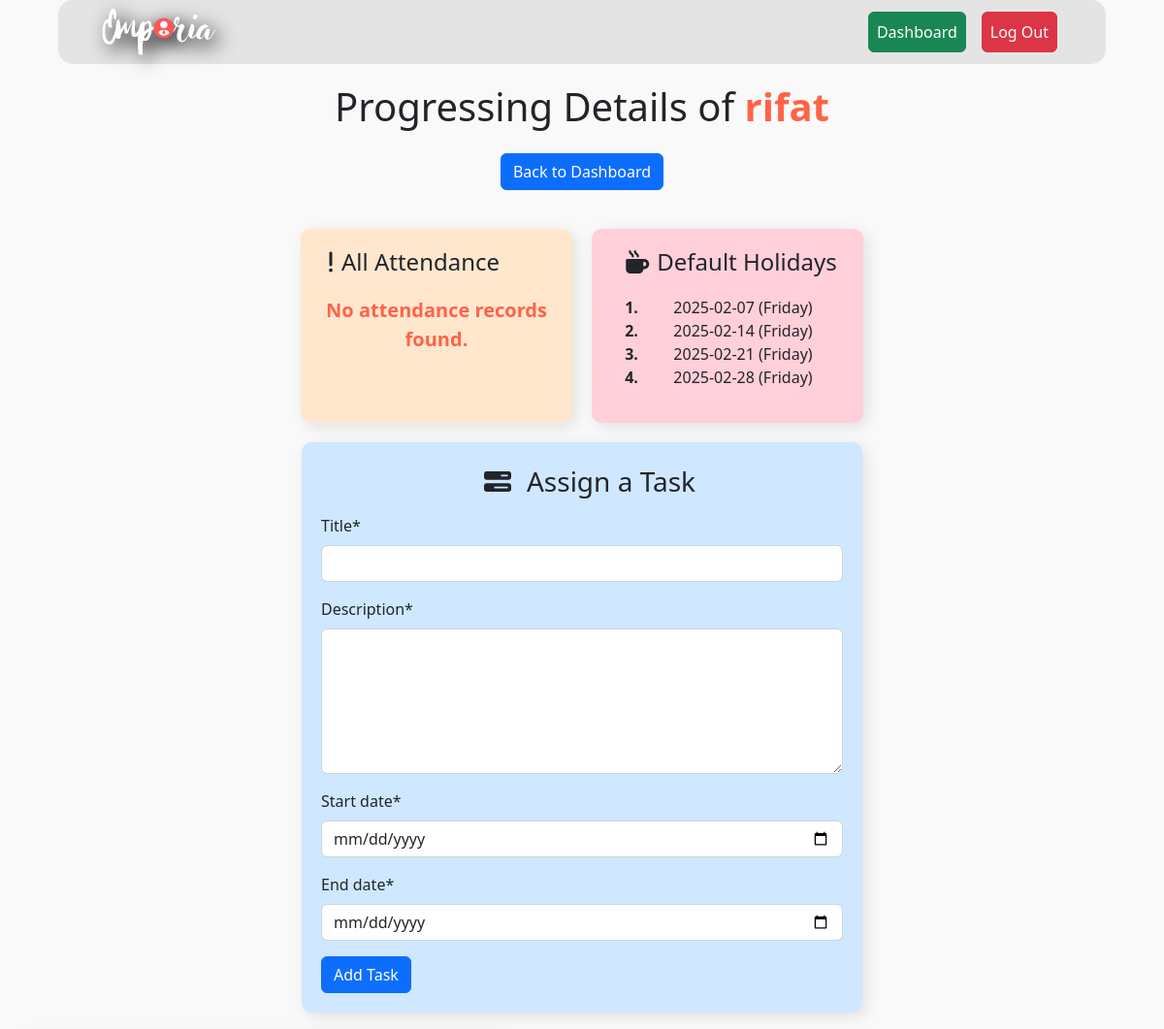
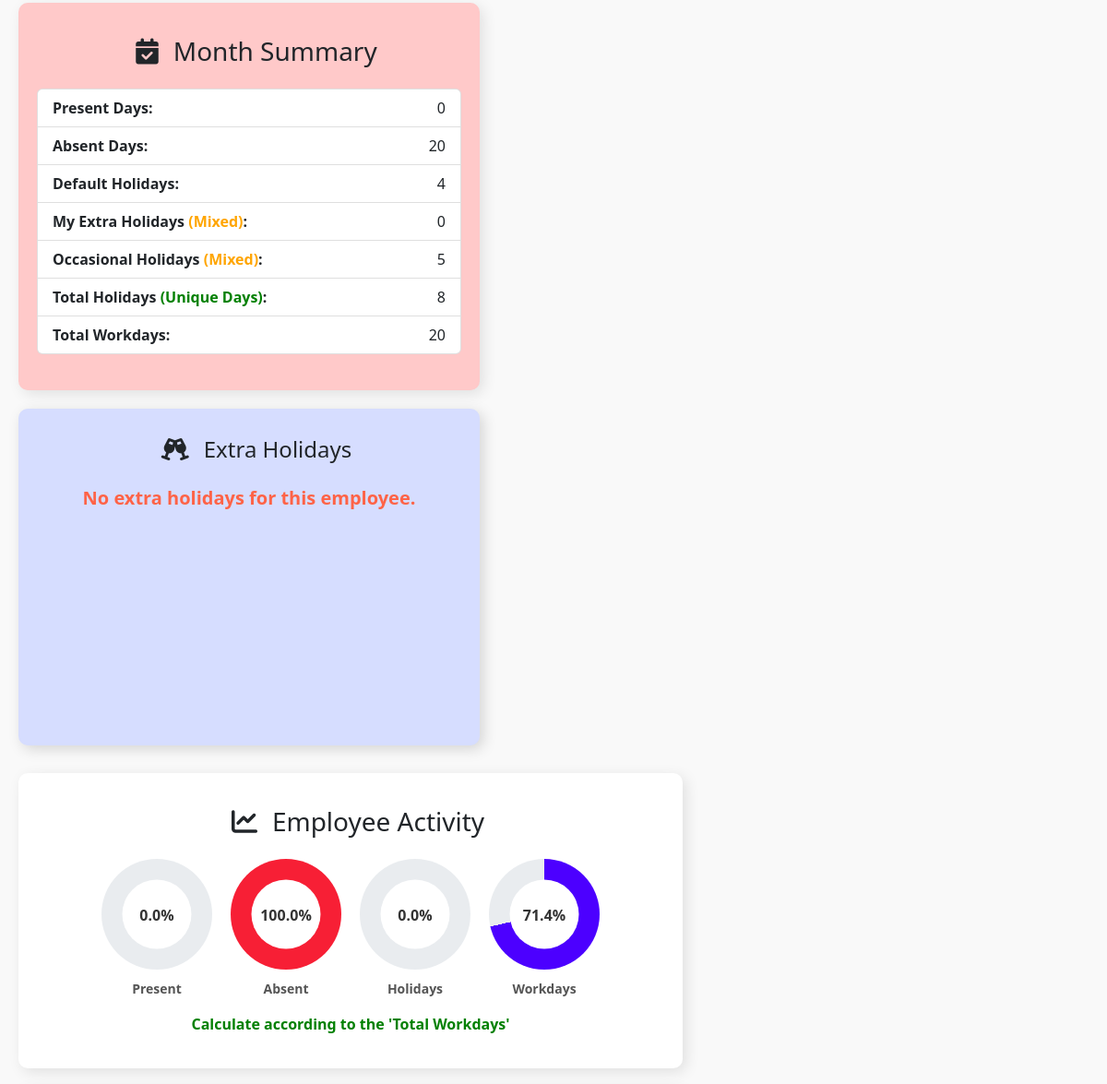
The page /employee_details/4/ (signed in, upper part) on the database as committed earlier (2 pictures, top to bottom).
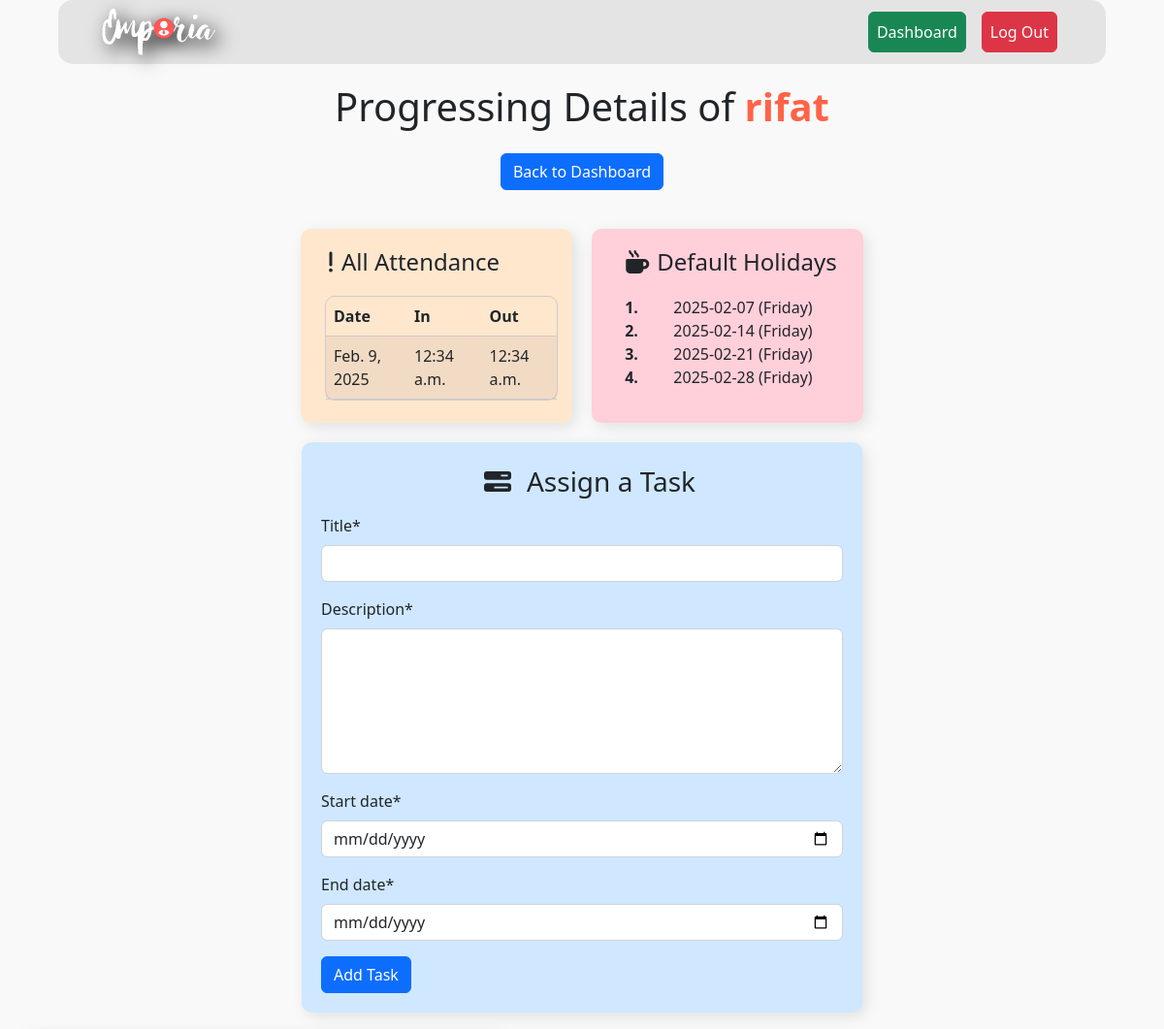
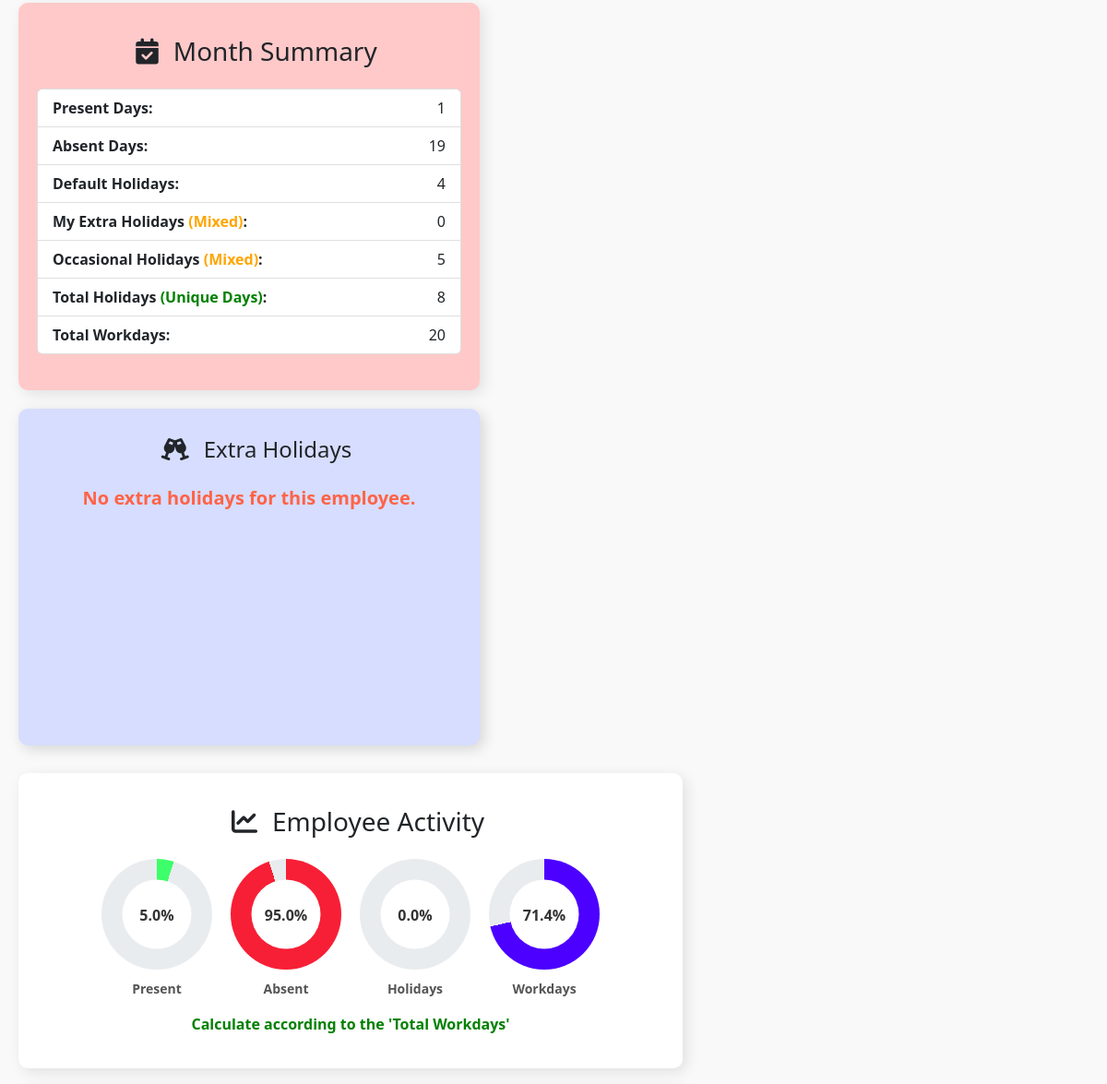
The same page on the database as committed later (2 pictures, top to bottom).
### dashboard/models.py (models this page shows, shortened)
class Attendance(models.Model):
    employee = models.ForeignKey(Employee, on_delete=models.CASCADE)
    date = models.DateField(auto_now_add=True)
    time = models.TimeField(default=now)
    quit_time = models.TimeField(null=True, blank=True)  # Quit time, nullable

### dashboard/views.py (the view)
# urls.py: path('employee_details/<int:employee_id>/', views.employee_attendance_detail, name='employee_attendance_detail'),
@login_required
def employee_attendance_detail(request, employee_id):
    if not request.user.is_staff:
        return redirect('dashboard')
    employee = get_object_or_404(Employee, id=employee_id)
    attendance = Attendance.objects.filter(employee=employee)
    today = localdate()
    total_days = monthrange(today.year, today.month)[1]
    default_holiday = DefaultHoliday.objects.first()
    total_occasional_holidays = MultiDefaultHoliday.objects.all()
    occasional_holidays = list(set([
        f"{holiday.holiday_date} ({holiday.holiday_date.strftime('%A')})"
        for holiday in total_occasional_holidays
    ]))
    occasional_holidays.sort(key=lambda x: datetime.strptime(x.split(" ")[0], "%Y-%m-%d"))
    employee_holidays = EmployeeHoliday.objects.filter(employee=employee)
    default_holidays = []
    if default_holiday:
        for day in range(1, total_days + 1):
            date = today.replace(day=day)
            if date.strftime("%A").lower() == default_holiday.day.lower():
                default_holidays.append(f"{date} ({date.strftime('%A')})")
    extra_holidays = list(set([f"{holiday.holiday_date} ({holiday.holiday_date.strftime('%A')})" for holiday in employee_holidays]))
    extra_holidays.sort(key=lambda x: x.split(" ")[0])
    all_holiday_dates = sorted(set([h.split(" ")[0] for h in default_holidays + extra_holidays + occasional_holidays]))
    extra_holiday_count = len(extra_holidays)
    default_holiday_count = len(default_holidays)
    occasional_holiday_count = len(occasional_holidays)
    total_holidays = len(all_holiday_dates)
    workdays = total_days - total_holidays
    present_count = attendance.count()
    absent_count = workdays - present_count
    workday_percentage = (workdays / total_days) * 100 if workdays > 0 else 0
    present_percentage = (present_count / workdays) * 100 if workdays > 0 else 0
    absent_percentage = (absent_count / workdays) * 100 if workdays > 0 else 0
    holidays_percentage = (extra_holiday_count / workdays) * 100 if workdays > 0 else 0
    tasks = Task.objects.filter(employee=employee)
    if request.method == 'POST':
        task_form = TaskForm(request.POST)
        if task_form.is_valid():
            task = task_form.save(commit=False)
            task.employee = employee
            task.save()
            today = localdate()
            month_summary, created = MonthSummary.objects.get_or_create(
                month=today.strftime("%B"),
                year=today.year,
                employee_id=employee.id,
                defaults={"employee_name": employee.user.get_full_name() or employee.user.username}
            )
            assigned_task_ids_with_title = month_summary.assigned_task_ids_with_title
            task_info = f"{task.id}: {task.title}"
            if assigned_task_ids_with_title:
                assigned_task_ids_with_title += f", {task_info}"
            else:
                assigned_task_ids_with_title = task_info
            month_summary.assigned_task_ids_with_title = assigned_task_ids_with_title
            month_summary.total_task_assigned += 1
            month_summary.save()
            messages.success(request, "Task assigned successfully!")
            return redirect('employee_attendance_detail', employee_id=employee.id)
    else:
        task_form = TaskForm()
    context = {
        'employee': employee,
        'attendance': attendance,
        'present_count': present_count,
        'absent_count': absent_count,
        'extra_holiday_count': extra_holiday_count,
        'default_holiday_count': default_holiday_count,
        'occasional_holiday_count': occasional_holiday_count,
        'total_days': workdays,
        'default_holidays': default_holidays,
        'extra_holidays': extra_holidays,
        'total_holidays': total_holidays,
        'present_percentage': round(present_percentage, 2),
        'absent_percentage': round(absent_percentage, 2),
        'holidays_percentage': round(holidays_percentage, 2),
        'workday_percentage': round(workday_percentage, 2),
        'tasks': tasks,
        'task_form': task_form,
        'today': today,
    }
    return render(request, 'employee_attendance_detail.html', context)

### dashboard/forms.py (shortened to what this page needs)
class TaskForm(forms.ModelForm):
    class Meta:
        model = Task
        fields = ['title', 'description', 'start_date', 'end_date']
        widgets = {
            'start_date': forms.DateInput(attrs={'type': 'date', 'class': 'form-control'}),
            'end_date': forms.DateInput(attrs={'type': 'date', 'class': 'form-control'}),
        }

### dashboard/templates/employee_attendance_detail.html (shortened to what the changed rows need)
{% extends 'base.html' %} {% load crispy_forms_tags %} {% block content %}
<div class="full-body">
  <div class="heading_employee_details">
    <h1 class="mb-4">
      Progressing Details of
      <strong style="color: tomato">{{ employee.user.username }}</strong>
    </h1>
  </div>
  <div class="details-board">
    <div class="left-side-details">
      <div class="holiday-attend">
        <div class="attendance-record-card" style="background-color: #ffe7ce">
          <h4><i class="fa-solid fa-exclamation mx-2"></i>All Attendance</h4>
          {% if attendance %}
          <table style="width:100%;margin-left:5px;" class="table table-striped table-hover">
            <thead>
              <tr>
                <th>Date</th>
                <th>In</th>
                <th>Out</th>
              </tr>
            </thead>
            {% for record in attendance %}
              <tbody>
                <tr>
                  <td>{{ record.date }}</td>
                  <td>{{ record.time }}</td>
                  <td>{{ record.quit_time }}</td>
                </tr>
              </tbody>
              {% endfor %}
            </table>
          {% else %}
          <p
            style="
              color: tomato;
              font-weight: bold;
              text-align: center;
              font-size: 20px;
            "
          >
            No attendance records found.
          </p>
          {% endif %}
        </div>
        <div class="default-holiday-card" style="background-color: #ffcfda; text-align:center;">
          <ol>
            {% for holiday in default_holidays %}
            <li>{{ holiday }}</li>
            {% empty %}
            <li>No default holidays for this month.</li>
            {% endfor %}
          </ol>
        </div>
      </div>
    </div>
    <div class="attendance-full-summary">
      <div>
        <div
          class="attendance-table-container"
          style="background-color: #ffc9c9"
        >
          <div class="mx-auto">
            <ul class="list-group">
              <li
                class="list-group-item d-flex justify-content-between align-items-center"
              >
                <strong>Present Days:</strong>
                <span>{{ present_count }}</span>
              </li>
              <li
                class="list-group-item d-flex justify-content-between align-items-center"
              >
                <strong>Absent Days:</strong>
                <span>{{ absent_count }}</span>
              </li>
            </ul>
          </div>
        </div>
      </div>
      <div>
        <div class="all-circle-container_admin" style="background-color: #ffffff">
          <div class="circle-charts mx-auto">
            <div class="circle-chart-container">
              <div
                class="circle-chart"
                style="background: conic-gradient(
            rgb(61, 255, 106) {{ present_percentage }}%,
                                #e9ecef {{ present_percentage }}% 100%
                            );"
              >
                <div class="circle-chart-center">
                  <span>{{ present_percentage|floatformat:1 }}%</span>
                </div>
              </div>
            </div>
            <div class="circle-chart-container">
              <div
                class="circle-chart"
                style="background: conic-gradient(
            rgb(247, 31, 53) {{ absent_percentage }}%,
                                #e9ecef {{ absent_percentage }}% 100%
                            );"
              >
                <div class="circle-chart-center">
                  <span>{{ absent_percentage|floatformat:1 }}%</span>
                </div>
              </div>
            </div>
          </div>
        </div>
      </div>
    </div>
  </div>
</div>
{% endblock %}

Rows that differ between the two databases and show on the page:
added Attendance: date "Feb. 9, 2025", time "12:34 a.m.", quit_time "12:34 a.m."
Other text that changed with them:
{{ present_count }}: "0" → "1"
{{ absent_count }}: "20" → "19"
{{ present_percentage|floatformat:1 }}: "0.0" → "5.0"
{{ absent_percentage|floatformat:1 }}: "100.0" → "95.0"
text no longer shown: "No attendance records found."
text now shown: "Date In Out"
